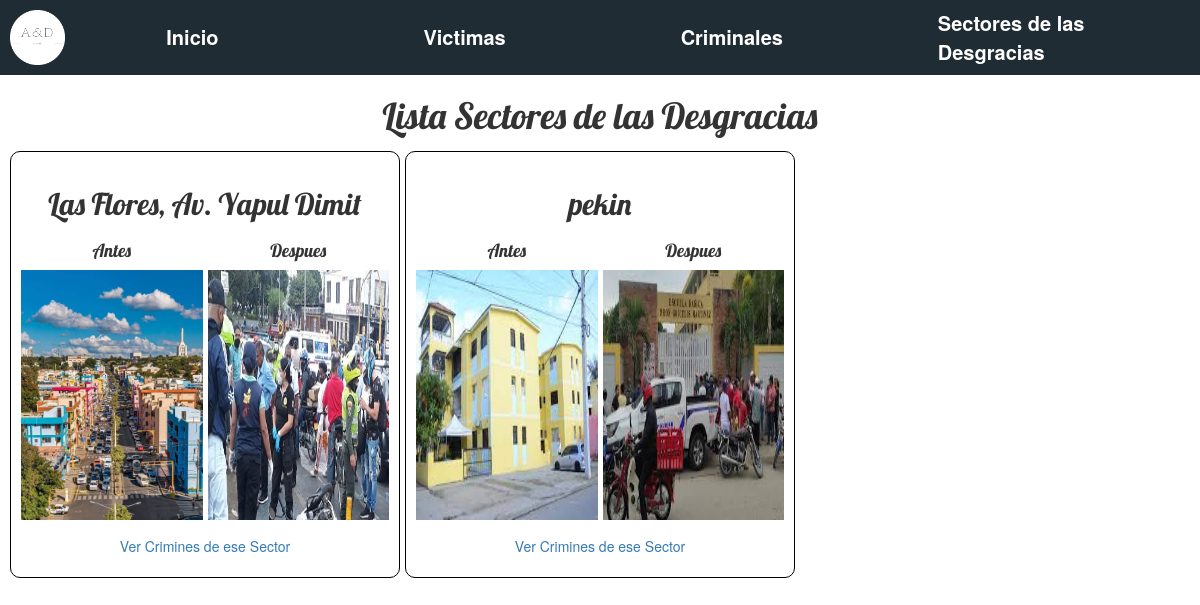
Page /sectores on the committed database.
### informes/models.py (models this page shows, shortened)
class sector(models.Model):
		sector = models.AutoField(primary_key=True)
		title = models.CharField(max_length=200)
		before = models.ImageField(blank=True, upload_to='images/')
		after = models.ImageField(blank=True, upload_to='images/')

### informes/views.py (the view)
# urls.py: path('sectores', views.sector_list, name='Sectores'),
def sector_list(request):
	Sectores = sector.objects.all()
	return render(request, 'blog/sectores.html', {'Sectores': Sectores})

### informes/templates/blog/sectores.html
{% extends 'blog/base.html' %}
{% block title %}
  <h1>Lista Sectores de las Desgracias</h1>
{% endblock %}
{% block content %}
    {% for Sector in Sectores %}
		  <div class="sectores">
				<h2>{{ Sector.title|linebreaksbr }}</h2>
				<div class="views">
					{% if Sector.before %}
						<div class="img">
							<h4>Antes</h4>
							<img id="Imagen" src="/media/{{ Sector.before }}" alt="Sectpr">
						</div>
					{% endif %}
					{% if Sector.after %}
						<div class="img">
							<h4>Despues</h4>
							<img id="Imagen" src="/media/{{ Sector.after }}" alt="Sector">
						</div>
					{% endif %}
				</div>
				<p><a href="{% url 'Crimen_Sector' pk=Sector.sector %}">  Ver Crimines de ese Sector</a></p>
      </div>
    {% endfor %}
{% endblock %}

### informes/static/css/blog.css (style rules this page uses)
body { margin: 0px; scroll-behavior: smooth; overflow-y: scroll !important; }
h1 { text-align: center; }
h1, h2, h3, h4 { font-family: 'Lobster', cursive; }
.sectores { min-width: 250px; height: -webkit-fill-available; max-width: 415px; display: flex; flex-direction: column; align-content: center; justify-content: center; align-items: center; border: 1px solid #000; border-radius: 10px; padding: 16px 10px; text-align: center; }
.sectores .views { display: grid; grid-template-columns: repeat(2,1fr); gap:5px; height: 290px; width: 100%; box-sizing: border-box; }
.sectores .img { width:100%; }
.sectores img { width: 100%; height: 250px; }
.sectores p { margin: 15px 0px 5px 0px; }

### rows in the picture
sector: title "Las Flores, Av. Yapul Dimit", before (picture), after (picture)
sector: title "pekin", before (picture), after (picture)
